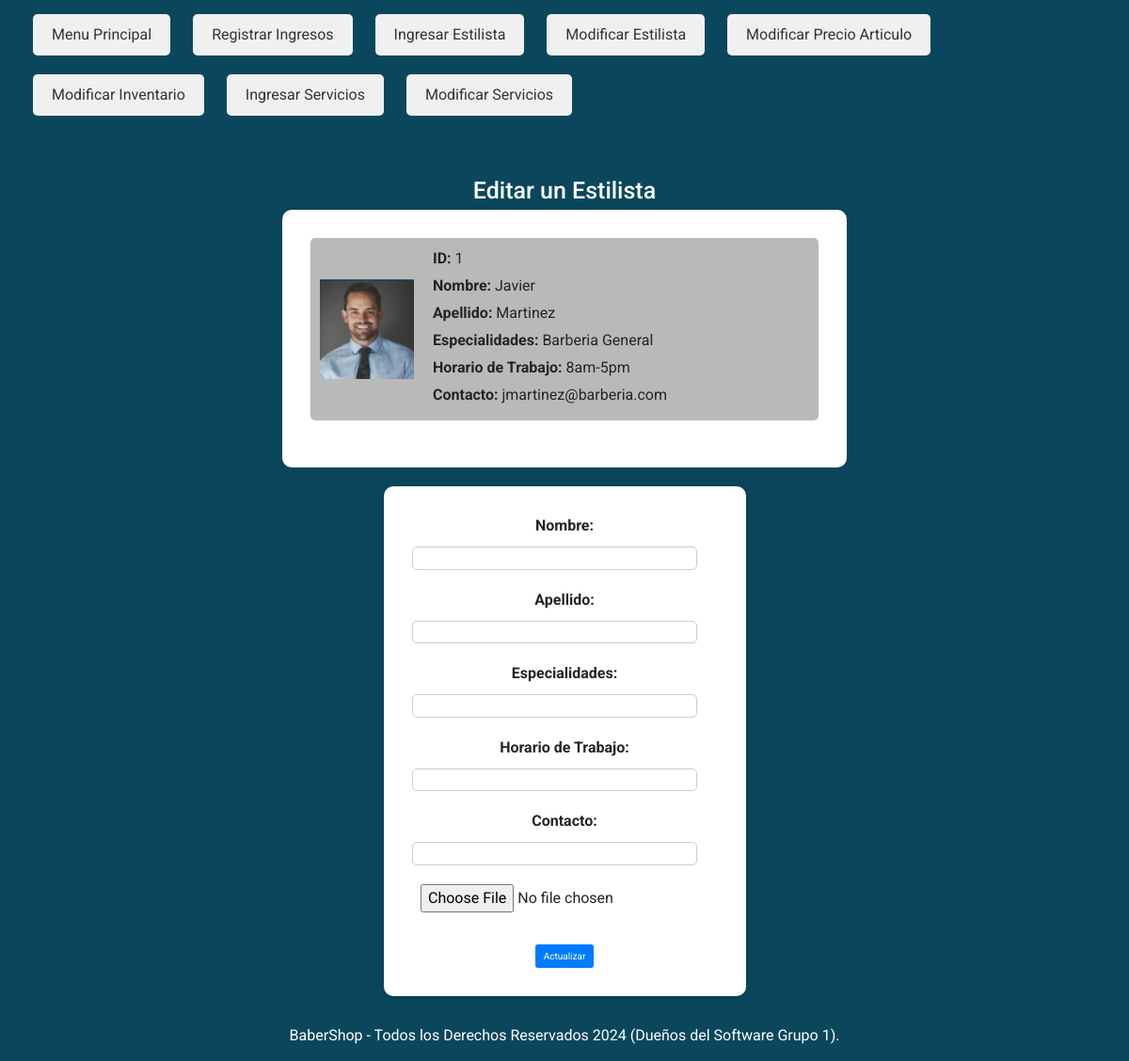
Screenshot of /editarEstilista.php?id=1 with the database file from the repository.
### tables this page shows
CREATE TABLE `estilistas` (
  `EstilistaID` int(11) NOT NULL,
  `Nombre` varchar(50) DEFAULT NULL,
  `Apellido` varchar(50) DEFAULT NULL,
  `Especialidades` varchar(255) DEFAULT NULL,
  `HorarioTrabajo` varchar(255) DEFAULT NULL,
  `Contacto` varchar(100) DEFAULT NULL,
  `imagen` varchar(255) DEFAULT NULL
);

### DAL/empleados.php (called while the page is built, shortened)
<?php
    function getArray($sql) {
        try {
            $nConexion = Conectar();
            if(mysqli_set_charset($nConexion, "utf8")){
                if(!$result = mysqli_query($nConexion, $sql)) die();
                $retorno = array();
                while ($row = mysqli_fetch_array($result)) {
                    $retorno[] = $row;
                }
            }
        } catch (\Throwable $th) {
            echo $th;
        }finally{
            Desconectar($nConexion);
        }
        return $retorno;
    }

### editarEstilista.php (the view, shortened to what this page needs)
<?php
require_once "include/templates/headAdmin.php";
require_once "DAL/empleados.php";
$id = $_GET['id'];
$query = "SELECT * FROM estilistas WHERE EstilistaID = $id";
$resultadosQuery = getArray($query);
?>
<main>
    <h1>Editar un Estilista</h1>
    <?php foreach ($resultadosQuery as $resultado) : ?>
        <form method="POST">
        <div class="estilista" id="estilista-<?php echo $resultado['EstilistaID']; ?>">
            <img src="img/<?php echo $resultado['imagen']; ?>" alt="Foto de Estilista <?php echo $resultado['EstilistaID']; ?>">
            <div>
                <p><strong>ID:</strong> <?php echo $resultado['EstilistaID']; ?> </p>
                <p><strong>Nombre:</strong> <?php echo $resultado['Nombre']; ?> </p>
                <p><strong>Apellido:</strong> <?php echo $resultado['Apellido']; ?> </p>
                <p><strong>Especialidades:</strong> <?php echo $resultado['Especialidades']; ?> </p>
                <p><strong>Horario de Trabajo:</strong> <?php echo $resultado['HorarioTrabajo']; ?> </p>
                <p><strong>Contacto:</strong> <?php echo $resultado['Contacto']; ?> </p>
            </div>
        </div>
        </form>
    <?php endforeach; ?>
    <div class="container">
        <form action="" method="POST" enctype="multipart/form-data">
            <div class="form-group">
                <label for="nombre">Nombre:</label>
                <input type="text" class="form-control" id="nombre" name="nombre">
            </div>
            <div class="form-group">
                <label for="apellido">Apellido:</label>
                <input type="text" class="form-control" id="apellido" name="apellido">
            </div>
            <div class="form-group">
                <label for="especialidades">Especialidades:</label>
                <input type="text" class="form-control" id="especialidades" name="especialidades">
            </div>
            <div class="form-group">
                <label for="horario">Horario de Trabajo:</label>
                <input type="text" class="form-control" id="horario" name="horario">
            </div>
            <div class="form-group">
                <label for="contacto">Contacto:</label>
                <input type="text" class="form-control" id="contacto" name="contacto">
            </div>
            <div class="form-group">
              <input type="file" name="archivo" accept=".jpg, .png">
              <br><br>
            </div>
            <button type="submit" class="btn btn-primary">Actualizar</button>
        </form>
    </div>
</main>
<?php
include_once "include/templates/footer.php";
?>

### css/style.css (style rules this page uses)
:root { --fuentePrincipal: 'Roboto', cursive; --primario: #0A475C; --secundario: #42BEA5; --gris: #B9B9B9; --blanco: #FFF; }
html { font-size: 62.5%; box-sizing: border-box; height: 100%; }
*, *:before, *:after { box-sizing: inherit; }
body { font-family: var(--fuentePrincipal); background-color: var(--primario); font-size: 1.6rem; line-height: 1.5; }
img { max-width: 100%; }
h1 { text-align: center; margin-top: 50px; color: var(--blanco); }
p { margin-bottom: 5px; }
.container { max-width: 800px; margin: 20px auto; text-align: center; }
form { width: 50%; margin: 0 auto; background-color: #fff; padding: 30px; border-radius: 10px; box-shadow: 0px 0px 10px rgba(0, 0, 0, 0.1); }
label { display: block; margin-bottom: 10px; font-weight: bold; }
input[type="text"], textarea, input[type="number"], input[type="date"], input[type="email"], input[type="password"], input[type="submit"] { width: calc(100% - 22px); padding: 10px; margin-bottom: 20px; border: 1px solid #ccc; border-radius: 5px; box-sizing: border-box; }
.estilista { display: flex; align-items: center; margin-bottom: 20px; padding: 10px; background-color: var(--gris); border-radius: 5px; }
.estilista img { width: 100px; height: auto; margin-right: 20px; }

### rows the page displays
estilistas: imagen (picture), EstilistaID "1", Nombre "Javier", Apellido "Martinez", Especialidades "Barberia General", HorarioTrabajo "8am-5pm", Contacto "jmartinez@barberia.com"
